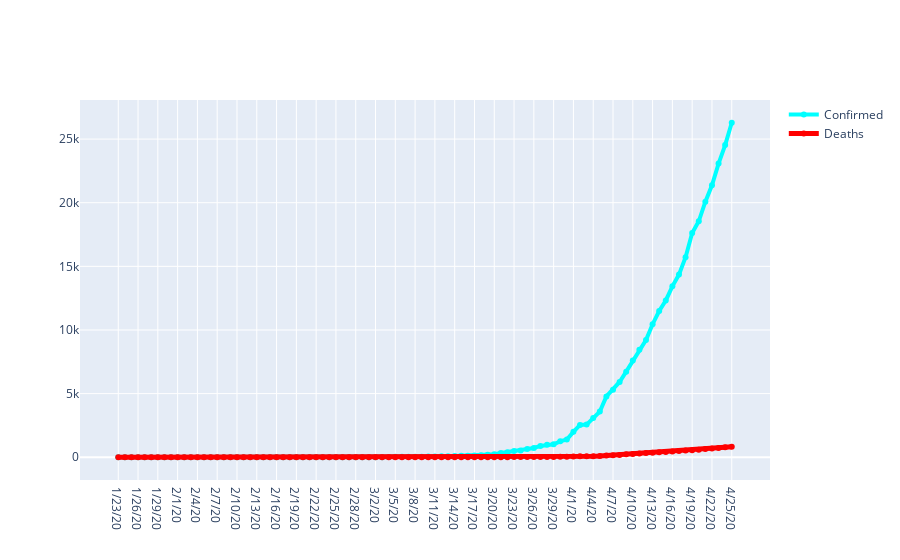

Here is the notebook cell this chart was saved with:
### Code cell
plot_cases_country_wise('India')

### Figure 1 — Plotly figure (JSON) as saved in the notebook; plotly's stock layout.template omitted (floating-point values rounded to 4 significant figures)
{"data": [{"connectgaps": true, "line": {"color": "cyan", "width": 4}, "mode": "lines+markers", "name": "Confirmed", "text": "Total Confirmed: 26283", "type": "scatter", "x": ["1/23/20", "1/24/20", "1/25/20", "1/26/20", "1/27/20", "1/28/20", "1/29/20", "1/30/20", "1/31/20", "2/1/20", "2/2/20", "2/3/20", "2/4/20", "2/5/20", "2/6/20", "2/7/20", "2/8/20", "2/9/20", "2/10/20", "2/11/20", "2/12/20", "2/13/20", "2/14/20", "2/15/20", "2/16/20", "2/17/20", "2/18/20", "2/19/20", "2/20/20", "2/21/20", "2/22/20", "2/23/20", "2/24/20", "2/25/20", "2/26/20", "2/27/20", "2/28/20", "2/29/20", "3/1/20", "3/2/20", "3/3/20", "3/4/20", "3/5/20", "3/6/20", "3/7/20", "3/8/20", "3/9/20", "3/10/20", "3/11/20", "3/12/20", "3/13/20", "3/14/20", "3/15/20", "3/16/20", "3/17/20", "3/18/20", "3/19/20", "3/20/20", "3/21/20", "3/22/20", "3/23/20", "3/24/20", "3/25/20", "3/26/20", "3/27/20", "3/28/20", "3/29/20", "3/30/20", "3/31/20", "4/1/20", "4/2/20", "4/3/20", "4/4/20", "4/5/20", "4/6/20", "4/7/20", "4/8/20", "4/9/20", "4/10/20", "4/11/20", "4/12/20", "4/13/20", "4/14/20", "4/15/20", "4/16/20", "4/17/20", "4/18/20", "4/19/20", "4/20/20", "4/21/20", "4/22/20", "4/23/20", "4/24/20", "4/25/20"], "y": [0, 0, 0, 0, 0, 0, 0, 1, 1, 1, 2, 3, 3, 3, 3, 3, 3, 3, 3, 3, 3, 3, 3, 3, 3, 3, 3, 3, 3, 3, 3, 3, 3, 3, 3, 3, 3, 3, 3, 5, 5, 28, 30, 31, 34, 39, 43, 56, 62, 73, 82, 102, 113, 119, 142, 156, 194, 244, 330, 396, 499, 536, 657, 727, 887, 987, 1024, 1251, 1397, 1998, 2543, 2567, 3082, 3588, 4778, 5311, 5916, 6725, 7598, 8446, 9205, 10453, 11487, 12322, 13430, 14352, 15722, 17615, 18539, 20080, 21370, 23077, 24530, 26283]}, {"connectgaps": true, "line": {"color": "red", "width": 5}, "mode": "lines+markers", "name": "Deaths", "text": "Total Deaths: 825", "type": "scatter", "x": ["1/23/20", "1/24/20", "1/25/20", "1/26/20", "1/27/20", "1/28/20", "1/29/20", "1/30/20", "1/31/20", "2/1/20", "2/2/20", "2/3/20", "2/4/20", "2/5/20", "2/6/20", "2/7/20", "2/8/20", "2/9/20", "2/10/20", "2/11/20", "2/12/20", "2/13/20", "2/14/20", "2/15/20", "2/16/20", "2/17/20", "2/18/20", "2/19/20", "2/20/20", "2/21/20", "2/22/20", "2/23/20", "2/24/20", "2/25/20", "2/26/20", "2/27/20", "2/28/20", "2/29/20", "3/1/20", "3/2/20", "3/3/20", "3/4/20", "3/5/20", "3/6/20", "3/7/20", "3/8/20", "3/9/20", "3/10/20", "3/11/20", "3/12/20", "3/13/20", "3/14/20", "3/15/20", "3/16/20", "3/17/20", "3/18/20", "3/19/20", "3/20/20", "3/21/20", "3/22/20", "3/23/20", "3/24/20", "3/25/20", "3/26/20", "3/27/20", "3/28/20", "3/29/20", "3/30/20", "3/31/20", "4/1/20", "4/2/20", "4/3/20", "4/4/20", "4/5/20", "4/6/20", "4/7/20", "4/8/20", "4/9/20", "4/10/20", "4/11/20", "4/12/20", "4/13/20", "4/14/20", "4/15/20", "4/16/20", "4/17/20", "4/18/20", "4/19/20", "4/20/20", "4/21/20", "4/22/20", "4/23/20", "4/24/20", "4/25/20"], "y": [0, 0, 0, 0, 0, 0, 0, 0, 0, 0, 0, 0, 0, 0, 0, 0, 0, 0, 0, 0, 0, 0, 0, 0, 0, 0, 0, 0, 0, 0, 0, 0, 0, 0, 0, 0, 0, 0, 0, 0, 0, 0, 0, 0, 0, 0, 0, 0, 1, 1, 2, 2, 2, 2, 3, 3, 4, 5, 4, 7, 10, 10, 12, 20, 20, 24, 27, 32, 35, 58, 72, 72, 86, 99, 136, 150, 178, 226, 246, 288, 331, 358, 393, 405, 448, 486, 521, 559, 592, 645, 681, 721, 780, 825]}], "layout": {}}
